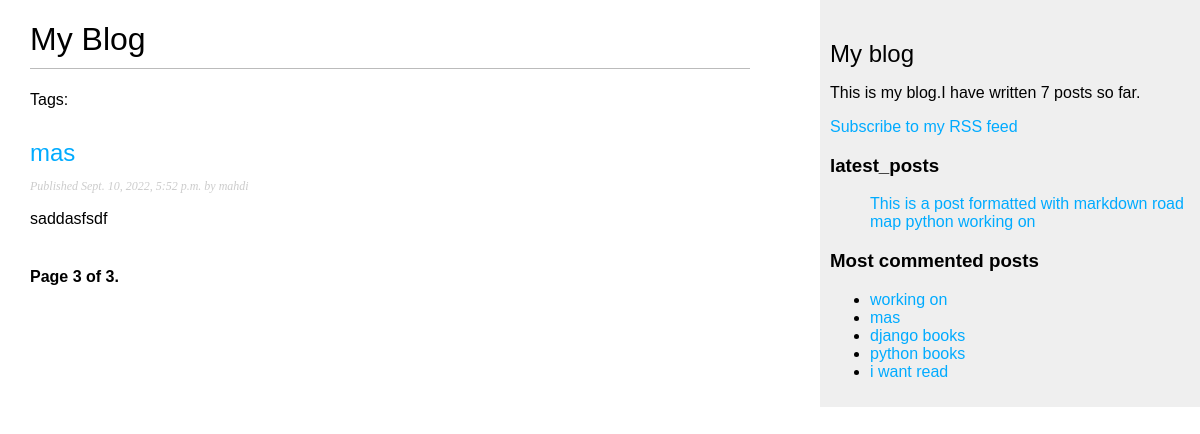
Page /blog/?page=3 on the committed database.
### blog/models.py (models this page shows, shortened)
class Post(models.Model):
    STATUS_CHOICES = (
      ('draft', 'Draft'),
      ('published', 'Published'),
    )
    title = models.CharField(max_length=250)
    slug = models.SlugField(max_length=250,
                           unique_for_date='publish')
    author = models.ForeignKey(User, on_delete=models.CASCADE,
                               related_name='blog_posts')
    body = models.TextField()
    publish = models.DateTimeField(default=timezone.now)
    created = models.DateTimeField(auto_now_add=True)
    updated = models.DateTimeField(auto_now=True)
    status = models.CharField(max_length=10,
                              choices=STATUS_CHOICES,
                              default='draft')
    objects = models.Manager()  # The default manager.
    published = PublishedManager()  # Our custom manager.
    tags = TaggableManager()
    class Meta:
      ordering = ('-publish',)
    def get_absolute_url(self):
        return reverse('blog:post_detail',
                   args=[self.publish.year,
                        self.publish.month,
              self.publish.day, self.slug])

### blog/views.py (the view)
# urls.py: path('', post_list, name='post_list'),
def post_list(request, tag_slug=None):
    object_list = Post.published.all()
    tag = None
    if tag_slug:
        tag = get_object_or_404(Tag, slug=tag_slug)
        object_list = object_list.filter(tags__in=[tag])
    paginator = Paginator(object_list, 3) # 3 posts in each page
    page = request.GET.get('page')
    try:
        posts = paginator.page(page)
    except PageNotAnInteger:
        posts = paginator.page(1)
    except EmptyPage:
        posts = paginator.page(paginator.num_pages)
    return render(request,
                 'blog/post/list.html',
                 {'page': page,
                  'posts': posts,
                  'tag': tag})

### blog/models.py (called while the page is built)
      def get_queryset(self):
          return super(PublishedManager, self).get_queryset() \
                                       .filter(status='published')

### blog/templatetags/blog_tags.py (called while the page is built)
@register.simple_tag
def total_posts():
  return Post.published.count()

@register.inclusion_tag('blog/post/latest_posts.html')
def show_latest_posts(count=5):
  latest_posts = Post.published.order_by('-publish')[:count]
  return {'latest_posts':latest_posts}

@register.simple_tag
def get_most_commented_posts(count=5):
  return Post.published.annotate(
    total_comments=Count('comments')
  ).order_by('-total_comments')[:count]

@register.filter(name='markdown')
def markdown_format(text):
  return mark_safe(markdown.markdown(text))

### blog/templates/blog/post/list.html (shortened to what this page needs)
{% extends "blog/base.html" %}
{% load blog_tags %}
{% block content %}
  <h1>My Blog</h1>
  {% for post in posts %}
  <p class="tags">Tags:
  </p>
   <h2>
   <a href="{{ post.get_absolute_url }}">
   {{ post.title }}
   </a>
   </h2>
   <p class="date">Published {{ post.publish }} by {{ post.author }}</p>
   {{ post.body|markdown|truncatewords_html:30 }}
  {% endfor %}
  {% include "pagination.html" with page=posts %}
{% endblock %}

### blog/templates/blog/base.html (shortened to what this page needs)
{% load blog_tags %}
{% load static %}
<!DOCTYPE html>
<html>
<head>
 <link href="{% static "css/blog.css" %}" rel="stylesheet">
</head>
<body>
 <div id="content">
 {% block content %}
 {% endblock %}
 </div>
 <div id="sidebar">
 <h2>My blog</h2>
 <p>This is my blog.I have written {% total_posts %} posts so far. </p>
 <p>
  <a href="{% url 'blog:post_feed' %}">Subscribe to my RSS feed </a>
 </p>
 <h3>latest_posts</h3>
 {% show_latest_posts  3 %}
 <h3>Most commented posts</h3>
 {% get_most_commented_posts as most_commented %}
 <ul>
  {% for post  in most_commented %}
  <li>
    <a href="{{ post.get_absolute_url }}">{{ post.title }}</a>
  </li>
  {% endfor %}
 </ul>
 </div>
</body>
</html>

### blog/templates/blog/post/latest_posts.html
<ul>
  {% for post in latest_posts %}
    <a href="{{ post.get_absolute_url }}">{{ post.title }}</a>
  {% endfor %}
</ul>

### blog/static/css/blog.css (style rules this page uses)
body { margin:0; padding:0; font-family:helvetica, sans-serif; }
a { color:#00abff; text-decoration:none; }
h1 { font-weight:normal; border-bottom:1px solid #bbb; padding:0 0 10px 0; }
h2 { font-weight:normal; margin:30px 0 0; }
#content { float:left; width:60%; padding:0 0 0 30px; }
#sidebar { float:right; width:30%; padding:10px; background:#efefef; height:100%; }
p.date { color:#ccc; font-family: georgia, serif; font-size: 12px; font-style: italic; }

### rows in the picture
Post: title "mas", publish "Sept. 10, 2022, 5:52 p.m.", author "mahdi", body "saddasfsdf"
Post: title "This is a post formatted with markdown"
Post: title "road map python"
Post: title "working on"
Post: title "django books"
Post: title "python books"
Post: title "i want read"

### other values in the picture
{{ page.number }} "3"
{{ page.paginator.num_pages }} "3"
